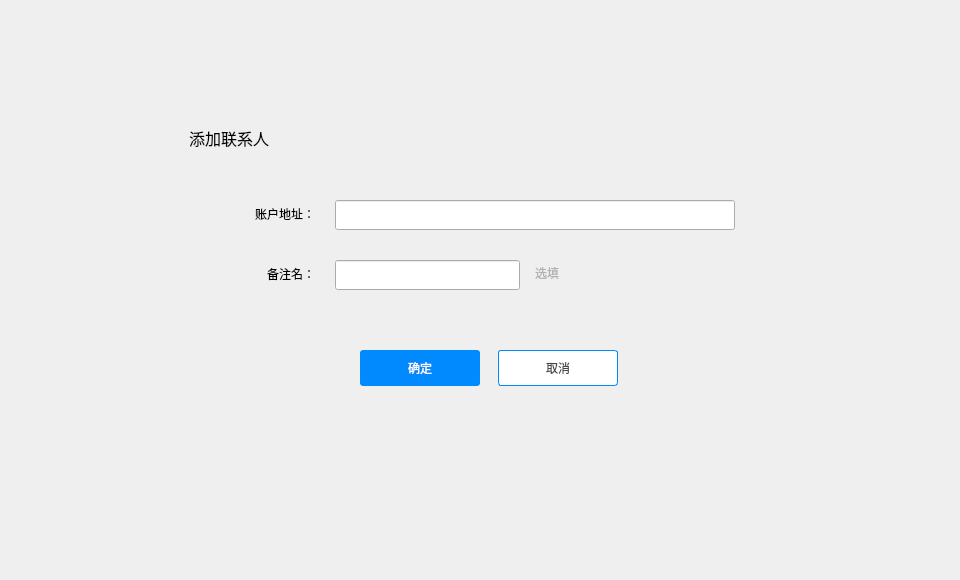
<?xml version="1.0" encoding="UTF-8"?>
<ui version="4.0">
 <class>AddContactDialog</class>
 <widget class="QDialog" name="AddContactDialog">
  <property name="geometry">
   <rect>
    <x>0</x>
    <y>0</y>
    <width>960</width>
    <height>580</height>
   </rect>
  </property>
  <property name="font">
   <font>
    <family>微软雅黑</family>
   </font>
  </property>
  <property name="windowTitle">
   <string>Dialog</string>
  </property>
  <widget class="QWidget" name="widget" native="true">
   <property name="geometry">
    <rect>
     <x>0</x>
     <y>0</y>
     <width>960</width>
     <height>580</height>
    </rect>
   </property>
   <widget class="QWidget" name="containerWidget" native="true">
    <property name="geometry">
     <rect>
      <x>165</x>
      <y>110</y>
      <width>650</width>
      <height>360</height>
     </rect>
    </property>
    <widget class="QToolButton" name="cancelBtn">
     <property name="geometry">
      <rect>
       <x>333</x>
       <y>240</y>
       <width>120</width>
       <height>36</height>
      </rect>
     </property>
     <property name="font">
      <font>
       <family>微软雅黑</family>
      </font>
     </property>
     <property name="cursor">
      <cursorShape>PointingHandCursor</cursorShape>
     </property>
     <property name="focusPolicy">
      <enum>Qt::NoFocus</enum>
     </property>
     <property name="styleSheet">
      <string notr="true">QToolButton{background-color:#ffffff;color:#484848;border:1px solid rgb(0,138,254);border-radius:3px;}
QToolButton:hover{color:rgb(0,138,254);}</string>
     </property>
     <property name="text">
      <string>取消</string>
     </property>
    </widget>
    <widget class="QLabel" name="contactLabel2">
     <property name="geometry">
      <rect>
       <x>24</x>
       <y>17</y>
       <width>171</width>
       <height>21</height>
      </rect>
     </property>
     <property name="font">
      <font>
       <family>微软雅黑</family>
       <pointsize>12</pointsize>
      </font>
     </property>
     <property name="styleSheet">
      <string notr="true"/>
     </property>
     <property name="text">
      <string>添加联系人</string>
     </property>
    </widget>
    <widget class="QLabel" name="label_2">
     <property name="geometry">
      <rect>
       <x>30</x>
       <y>93</y>
       <width>120</width>
       <height>21</height>
      </rect>
     </property>
     <property name="font">
      <font>
       <family>微软雅黑</family>
       <pointsize>9</pointsize>
      </font>
     </property>
     <property name="text">
      <string>账户地址：</string>
     </property>
     <property name="alignment">
      <set>Qt::AlignRight|Qt::AlignTrailing|Qt::AlignVCenter</set>
     </property>
    </widget>
    <widget class="QLabel" name="label">
     <property name="geometry">
      <rect>
       <x>80</x>
       <y>153</y>
       <width>70</width>
       <height>21</height>
      </rect>
     </property>
     <property name="font">
      <font>
       <family>微软雅黑</family>
       <pointsize>9</pointsize>
      </font>
     </property>
     <property name="text">
      <string>备注名：</string>
     </property>
     <property name="alignment">
      <set>Qt::AlignRight|Qt::AlignTrailing|Qt::AlignVCenter</set>
     </property>
    </widget>
    <widget class="QLineEdit" name="addressLineEdit">
     <property name="geometry">
      <rect>
       <x>170</x>
       <y>90</y>
       <width>400</width>
       <height>30</height>
      </rect>
     </property>
     <property name="font">
      <font>
       <family>微软雅黑</family>
       <pointsize>9</pointsize>
      </font>
     </property>
    </widget>
    <widget class="QLineEdit" name="remarkLineEdit">
     <property name="geometry">
      <rect>
       <x>170</x>
       <y>150</y>
       <width>185</width>
       <height>30</height>
      </rect>
     </property>
     <property name="font">
      <font>
       <family>微软雅黑</family>
       <pointsize>9</pointsize>
      </font>
     </property>
    </widget>
    <widget class="QLabel" name="tipLabel2">
     <property name="geometry">
      <rect>
       <x>177</x>
       <y>123</y>
       <width>16</width>
       <height>16</height>
      </rect>
     </property>
     <property name="text">
      <string/>
     </property>
    </widget>
    <widget class="QToolButton" name="okBtn">
     <property name="geometry">
      <rect>
       <x>195</x>
       <y>240</y>
       <width>120</width>
       <height>36</height>
      </rect>
     </property>
     <property name="font">
      <font>
       <family>微软雅黑</family>
      </font>
     </property>
     <property name="cursor">
      <cursorShape>PointingHandCursor</cursorShape>
     </property>
     <property name="focusPolicy">
      <enum>Qt::NoFocus</enum>
     </property>
     <property name="styleSheet">
      <string notr="true">QToolButton{background-color:rgb(0,138,254);color:#ffffff;border:none;border-radius:3px;}
QToolButton:hover{background-color:rgb(10,148,254);}
QToolButton:disabled{background-color:#cecece;}</string>
     </property>
     <property name="text">
      <string>确定</string>
     </property>
    </widget>
    <widget class="QLabel" name="tipLabel">
     <property name="geometry">
      <rect>
       <x>200</x>
       <y>123</y>
       <width>261</width>
       <height>16</height>
      </rect>
     </property>
     <property name="font">
      <font>
       <family>微软雅黑</family>
      </font>
     </property>
     <property name="styleSheet">
      <string notr="true">color: rgb(255, 0, 0);</string>
     </property>
     <property name="text">
      <string/>
     </property>
    </widget>
    <widget class="QLabel" name="label_3">
     <property name="geometry">
      <rect>
       <x>370</x>
       <y>155</y>
       <width>60</width>
       <height>16</height>
      </rect>
     </property>
     <property name="font">
      <font>
       <family>微软雅黑</family>
      </font>
     </property>
     <property name="styleSheet">
      <string notr="true">color: rgb(177, 177, 177);</string>
     </property>
     <property name="text">
      <string>选填</string>
     </property>
    </widget>
    <widget class="QLabel" name="gifLabel">
     <property name="geometry">
      <rect>
       <x>580</x>
       <y>96</y>
       <width>18</width>
       <height>18</height>
      </rect>
     </property>
     <property name="text">
      <string/>
     </property>
    </widget>
    <widget class="QLabel" name="tipLabel4">
     <property name="geometry">
      <rect>
       <x>177</x>
       <y>190</y>
       <width>16</width>
       <height>16</height>
      </rect>
     </property>
     <property name="text">
      <string/>
     </property>
    </widget>
    <widget class="QLabel" name="tipLabel3">
     <property name="geometry">
      <rect>
       <x>200</x>
       <y>190</y>
       <width>261</width>
       <height>16</height>
      </rect>
     </property>
     <property name="font">
      <font>
       <family>微软雅黑</family>
      </font>
     </property>
     <property name="styleSheet">
      <string notr="true">color: rgb(255, 0, 0);</string>
     </property>
     <property name="text">
      <string/>
     </property>
    </widget>
   </widget>
  </widget>
 </widget>
 <tabstops>
  <tabstop>addressLineEdit</tabstop>
  <tabstop>remarkLineEdit</tabstop>
  <tabstop>cancelBtn</tabstop>
 </tabstops>
 <resources/>
 <connections/>
</ui>
